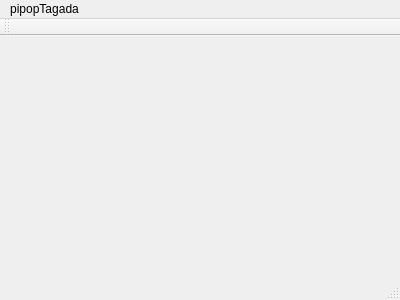
<?xml version="1.0" encoding="UTF-8"?>
<ui version="4.0">
 <class>MainWindow</class>
 <widget class="QMainWindow" name="MainWindow">
  <property name="geometry">
   <rect>
    <x>0</x>
    <y>0</y>
    <width>400</width>
    <height>300</height>
   </rect>
  </property>
  <property name="windowTitle">
   <string>MainWindow</string>
  </property>
  <widget class="QWidget" name="centralWidget"/>
  <widget class="QMenuBar" name="menuBar">
   <property name="geometry">
    <rect>
     <x>0</x>
     <y>0</y>
     <width>400</width>
     <height>25</height>
    </rect>
   </property>
   <widget class="QMenu" name="menuPipopTagada">
    <property name="title">
     <string>pipopTagada</string>
    </property>
    <addaction name="actionHey"/>
    <addaction name="separator"/>
   </widget>
   <addaction name="menuPipopTagada"/>
  </widget>
  <widget class="QToolBar" name="mainToolBar">
   <attribute name="toolBarArea">
    <enum>TopToolBarArea</enum>
   </attribute>
   <attribute name="toolBarBreak">
    <bool>false</bool>
   </attribute>
  </widget>
  <widget class="QStatusBar" name="statusBar"/>
  <action name="actionHey">
   <property name="text">
    <string>hey</string>
   </property>
  </action>
 </widget>
 <layoutdefault spacing="6" margin="11"/>
 <resources/>
 <connections/>
</ui>
